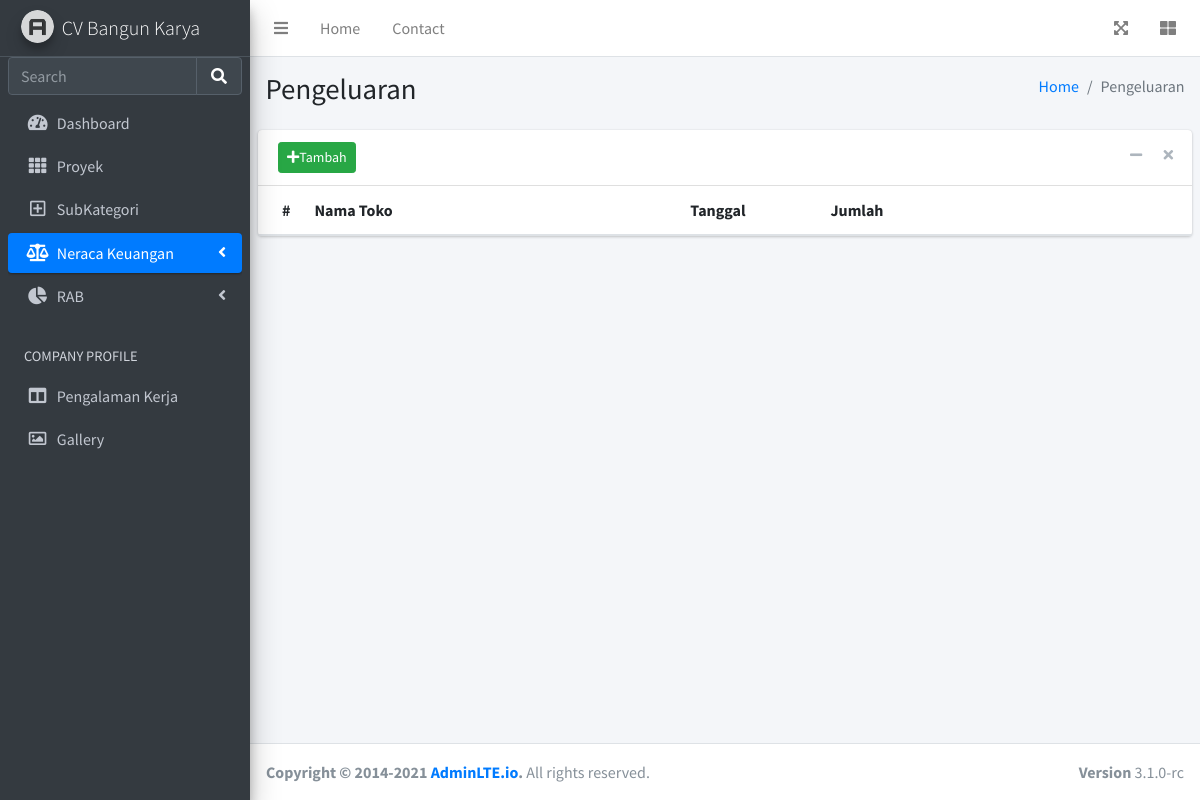
/pengeluaran, run on an earlier commit of the app's database.
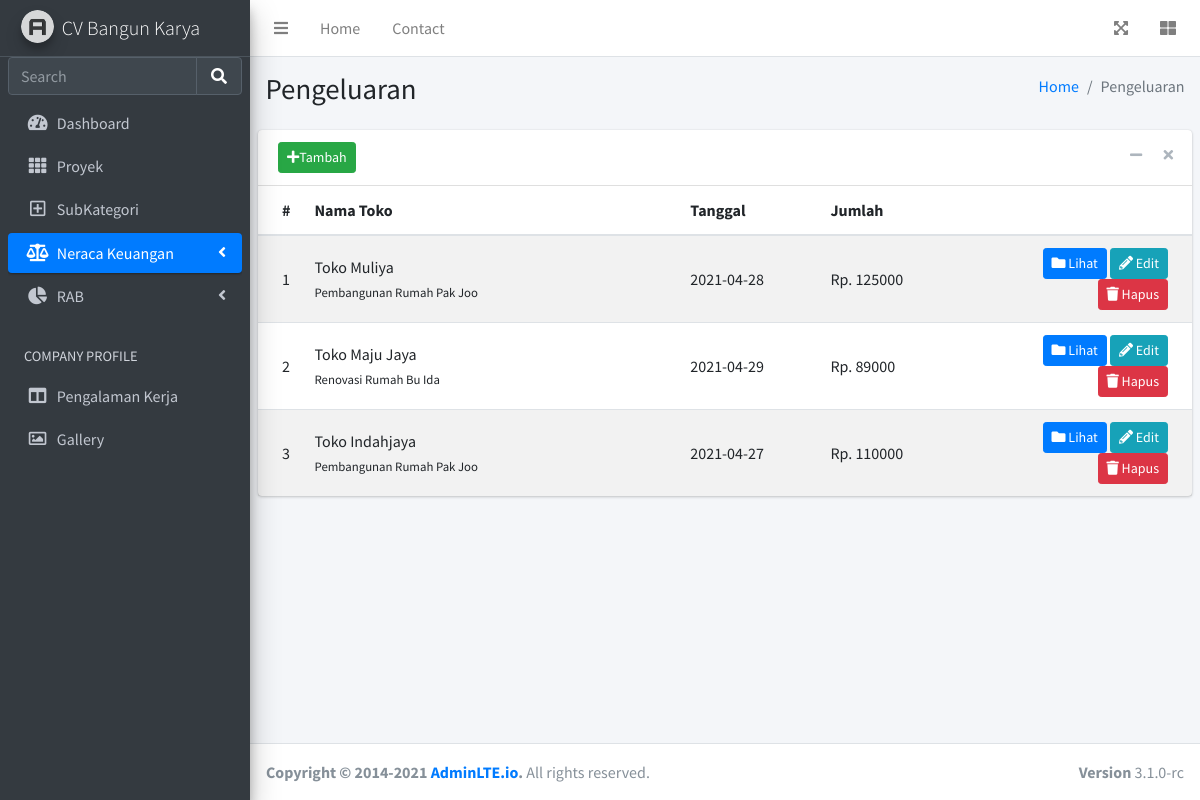
And on a later commit of the database.
### app.py (models this page shows)
class Pengeluaran(db.Model):
    id = db.Column(db.Integer, primary_key=True)
    nama_proyek = db.Column(db.String(100), nullable=False)
    nama_toko = db.Column(db.String(100), nullable=True)
    tanggal = db.Column(db.String(20), nullable=False)
    subkategori = db.Column(db.String(100), nullable=False)
    deskripsi = db.Column(db.String(100), nullable=False)
    jumlah = db.Column(db.String(50), nullable=False)
    bukti = db.Column(db.String(200), nullable=True)
    date_created = db.Column(db.DateTime, default=datetime.utcnow)

### app.py (the view)
@app.route('/pengeluaran')
def pengeluaran():
    pengeluaran = Pengeluaran.query.all()
    return render_template('pengeluaran/pengeluaran.html', pengeluarans = pengeluaran)

### templates/pengeluaran/pengeluaran.html (shortened to what this page needs)
{% extends 'base.html' %}
{% block status_neraca %} active {% endblock %}
{% block body %}
  <div class="content-wrapper">
    <section class="content-header">
      <div class="container-fluid">
        <div class="row mb-2">
          <div class="col-sm-6">
            <h1>Pengeluaran</h1>
          </div>
          <div class="col-sm-6">
            <ol class="breadcrumb float-sm-right">
              <li class="breadcrumb-item"><a href="/">Home</a></li>
              <li class="breadcrumb-item active">Pengeluaran</li>
            </ol>
          </div>
        </div>
      </div>
    </section>
    <section class="content">
      <div class="card">
        <div class="card-header">
          <button type="button" class="btn btn-success btn-sm" data-toggle="modal" data-target="#modal-default">
            <i class="fas fa-plus"></i>Tambah
          </button>
          <div class="card-tools">
            <button type="button" class="btn btn-tool" data-card-widget="collapse" title="Collapse">
              <i class="fas fa-minus"></i>
            </button>
            <button type="button" class="btn btn-tool" data-card-widget="remove" title="Remove">
              <i class="fas fa-times"></i>
            </button>
          </div>
        </div>
        <div class="card-body p-0">
          <table class="table table-striped projects">
              <thead>
                  <tr>
                      <th style="width: 2%">
                          #
                      </th>
                      <th>
                          Nama Toko
                      </th>
                      <th style="width: 15%">
                          Tanggal
                      </th>
                      <th style="width: 15%">
                          Jumlah
                      </th>
                      <th style="width: 25%">
                      </th>
                  </tr>
              </thead>
              <tbody>
                {% for pengeluaran in pengeluarans %}
                  <tr>
                      <td>
                          {{ pengeluaran.id }}
                      </td>
                      <td>
                          <a>
                              {{ pengeluaran.nama_toko }}
                          </a>
                          <br/>
                          <small>
                              {{ pengeluaran.nama_proyek }}
                          </small>
                      </td>
                      <td>
                          {{ pengeluaran.tanggal }}
                      </td>
                      <td>
                          Rp. {{ pengeluaran.jumlah }}
                      </td>
                      <td class="project-actions text-right">
                          <a class="btn btn-primary btn-sm" href="/pengeluaran/{{ pengeluaran.id }}">
                              <i class="fas fa-folder">
                              </i>
                              Lihat
                          </a>
                          <a class="btn btn-info btn-sm" href="#">
                              <i class="fas fa-pencil-alt">
                              </i>
                              Edit
                          </a>
                          <a class="btn btn-danger btn-sm" href="#">
                              <i class="fas fa-trash">
                              </i>
                              Hapus
                          </a>
                      </td>
                  </tr>
                {% endfor %}
              </tbody>
          </table>
        </div>
      </div>
    </section>
  </div>
{% endblock %}

### templates/base.html (shortened to what this page needs)
<!DOCTYPE html>
<html lang="en">
<head>
    <link rel="stylesheet" href="{{url_for('static', filename='plugins/fontawesome-free/css/all.min.css')}}">
    <link rel="stylesheet" href="https://code.ionicframework.com/ionicons/2.0.1/css/ionicons.min.css">
    <link rel="stylesheet" href="{{url_for('static', filename='dist/css/adminlte.min.css')}}">
    <link rel="stylesheet" href="{{url_for('static', filename='plugins/select2/css/select2.min.css')}}">
    <link rel="stylesheet" href="{{url_for('static', filename='plugins/select2-bootstrap4-theme/select2-bootstrap4.min.css')}}">
</head>
<body class="hold-transition sidebar-mini">
    <div class="wrapper">
      <nav class="main-header navbar navbar-expand navbar-white navbar-light">
        <ul class="navbar-nav">
          <li class="nav-item">
            <a class="nav-link" data-widget="pushmenu" href="#" role="button"><i class="fas fa-bars"></i></a>
          </li>
          <li class="nav-item d-none d-sm-inline-block">
            <a href="/" class="nav-link">Home</a>
          </li>
          <li class="nav-item d-none d-sm-inline-block">
            <a href="#" class="nav-link">Contact</a>
          </li>
        </ul>
        <ul class="navbar-nav ml-auto">
          <li class="nav-item">
            <a class="nav-link" data-widget="fullscreen" href="#" role="button">
              <i class="fas fa-expand-arrows-alt"></i>
            </a>
          </li>
          <li class="nav-item">
            <a class="nav-link" data-widget="control-sidebar" data-slide="true" href="#" role="button">
              <i class="fas fa-th-large"></i>
            </a>
          </li>
        </ul>
      </nav>
      <aside class="main-sidebar sidebar-dark-primary elevation-4">
        <a href="/" class="brand-link">
          <img src="{{url_for('static', filename='dist/img/AdminLTELogo.png')}}" alt="Logo" class="brand-image img-circle elevation-3" style="opacity: .8">
          <span class="brand-text font-weight-light">CV Bangun Karya</span>
        </a>
        <div class="sidebar">
          <div class="form-inline">
            <div class="input-group" data-widget="sidebar-search">
              <input class="form-control form-control-sidebar" type="search" placeholder="Search" aria-label="Search">
              <div class="input-group-append">
                <button class="btn btn-sidebar">
                  <i class="fas fa-search fa-fw"></i>
                </button>
              </div>
            </div>
          </div>
          <nav class="mt-2">
            <ul class="nav nav-pills nav-sidebar flex-column" data-widget="treeview" role="menu" data-accordion="false">
              <li class="nav-item">
                <a href="/" class="nav-link {% block status_dash %}{% endblock %}">
                  <i class="nav-icon fas fa-tachometer-alt"></i>
                  <p>
                    Dashboard
                  </p>
                </a>
              </li>
              <li class="nav-item">
                <a href="/proyek" class="nav-link {% block status_proyek %}{% endblock %}">
                  <i class="nav-icon fas fa-th"></i>
                  <p>
                    Proyek
                  </p>
                </a>
              </li>
              <li class="nav-item">
                <a href="/subkategori" class="nav-link{% block status_sub %}{% endblock %}">
                <i class="nav-icon far fa-plus-square"></i>
                  <p>
                    SubKategori
                  </p>
                </a>
              </li>
              <li class="nav-item">
                <a href="#" class="nav-link {% block status_neraca%}{% endblock %}">
                  <i class="nav-icon fas fa-balance-scale"></i>
                  <p>
                    Neraca Keuangan
                    <i class="fas fa-angle-left right"></i>
                  </p>
                </a>
              </li>
              <li class="nav-item">
                <a href="#" class="nav-link">
                  <i class="nav-icon fas fa-chart-pie"></i>
                  <p>
                    RAB
                    <i class="right fas fa-angle-left"></i>
                  </p>
                </a>
              </li>
              <li class="nav-header">COMPANY PROFILE</li>
              <li class="nav-item">
                <a href="pages/calendar.html" class="nav-link">
                  <i class="nav-icon fas fa-columns"></i>
                  <p>
                    Pengalaman Kerja
                  </p>
                </a>
              </li>
              <li class="nav-item">
                <a href="pages/gallery.html" class="nav-link">
                  <i class="nav-icon far fa-image"></i>
                  <p>
                    Gallery
                  </p>
                </a>
              </li>
            </ul>
          </nav>
        </div>
      </aside>
      {% block body %} {% endblock %}
      <footer class="main-footer">
        <strong>Copyright &copy; 2014-2021 <a href="https://adminlte.io">AdminLTE.io</a>.</strong>
        All rights reserved.
        <div class="float-right d-none d-sm-inline-block">
          <b>Version</b> 3.1.0-rc
        </div>
      </footer>
    </div>
</body>
</html>

What changed in the data, as far as the page shows it:
added Pengeluaran: id "1", nama_toko "Toko Muliya", nama_proyek "Pembangunan Rumah Pak Joo", tanggal "2021-04-28", jumlah "125000"
added Pengeluaran: id "2", nama_toko "Toko Maju Jaya", nama_proyek "Renovasi Rumah Bu Ida", tanggal "2021-04-29", jumlah "89000"
added Pengeluaran: id "3", nama_toko "Toko Indahjaya", nama_proyek "Pembangunan Rumah Pak Joo", tanggal "2021-04-27", jumlah "110000"
